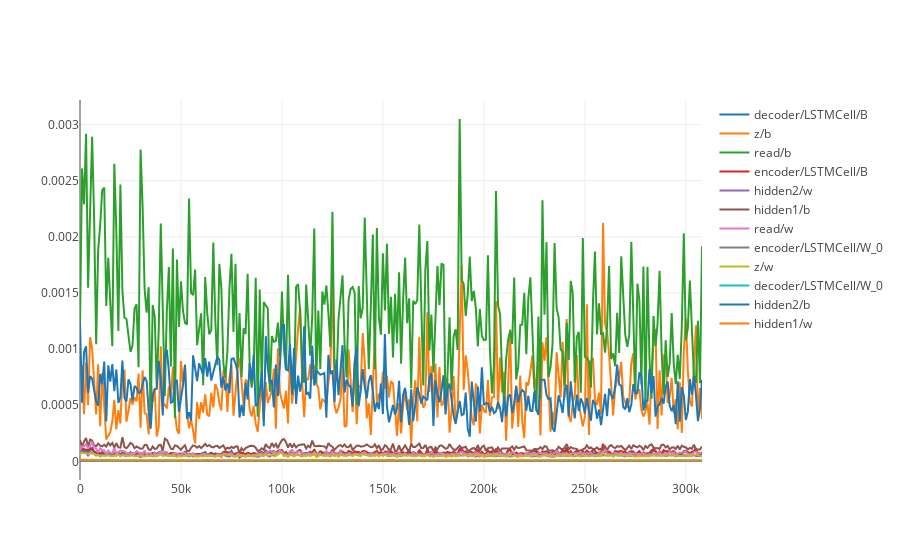

The cell this chart's notebook holds for it:
### Code cell
traces = list()
for k, vs in human_key.items():
    trace = go.Scatter(
        x = x_range,
        y = vs,
        mode = 'lines',
        name = k
    )
    traces.append(trace)
iplot(traces)

### Figure 1 — Plotly figure (JSON) as saved in the notebook; plotly's stock layout.template omitted (floating-point values rounded to 4 significant figures; data arrays with more than 128 entries replaced by an {"elided": "..."} marker saying what was removed)
{"data": [{"mode": "lines", "name": "decoder/LSTMCell/B", "type": "scatter", "x": {"elided": "310 int values"}, "y": {"elided": "309 float values"}}, {"mode": "lines", "name": "z/b", "type": "scatter", "x": {"elided": "310 int values"}, "y": {"elided": "309 float values"}}, {"mode": "lines", "name": "read/b", "type": "scatter", "x": {"elided": "310 int values"}, "y": {"elided": "309 float values"}}, {"mode": "lines", "name": "encoder/LSTMCell/B", "type": "scatter", "x": {"elided": "310 int values"}, "y": {"elided": "309 float values"}}, {"mode": "lines", "name": "hidden2/w", "type": "scatter", "x": {"elided": "310 int values"}, "y": {"elided": "309 float values"}}, {"mode": "lines", "name": "hidden1/b", "type": "scatter", "x": {"elided": "310 int values"}, "y": {"elided": "309 float values"}}, {"mode": "lines", "name": "read/w", "type": "scatter", "x": {"elided": "310 int values"}, "y": {"elided": "309 float values"}}, {"mode": "lines", "name": "encoder/LSTMCell/W_0", "type": "scatter", "x": {"elided": "310 int values"}, "y": {"elided": "309 float values"}}, {"mode": "lines", "name": "z/w", "type": "scatter", "x": {"elided": "310 int values"}, "y": {"elided": "309 float values"}}, {"mode": "lines", "name": "decoder/LSTMCell/W_0", "type": "scatter", "x": {"elided": "310 int values"}, "y": {"elided": "309 float values"}}, {"mode": "lines", "name": "hidden2/b", "type": "scatter", "x": {"elided": "310 int values"}, "y": {"elided": "309 float values"}}, {"mode": "lines", "name": "hidden1/w", "type": "scatter", "x": {"elided": "310 int values"}, "y": {"elided": "309 float values"}}], "layout": {}}
